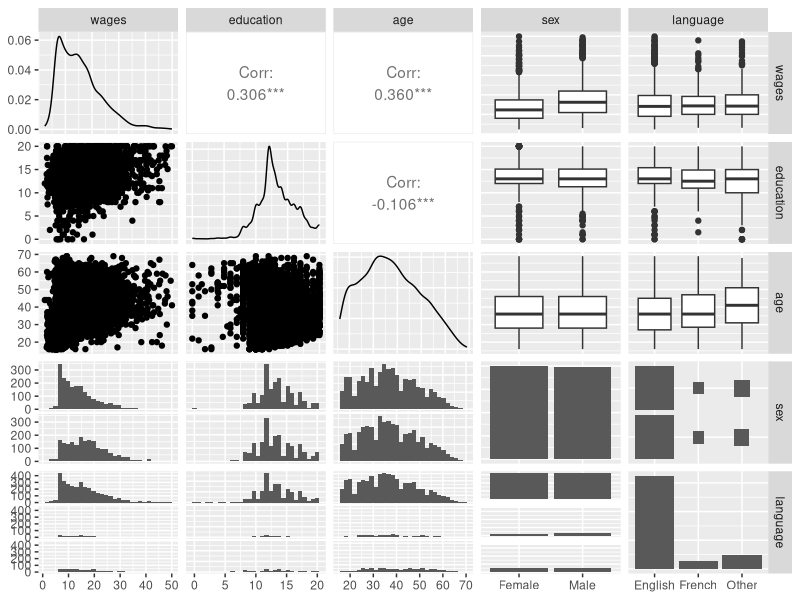

Reproduce this figure in R.
## ---- chunk 1
knitr::opts_chunk$set(echo = TRUE)
library(car, quietly = TRUE, warn.conflicts = FALSE)
library(GGally, quietly = TRUE, warn.conflicts = FALSE)
## ---- chunk 2
data(SLID, package = "car")
SLID <- SLID[complete.cases(SLID), ]
ds <- SLID

colnames(ds)
dim(ds)
summary(ds)

levels(ds$sex)
levels(ds$language)

ggpairs(ds)

lm <- lm(formula = wages ~ education+age+sex+language,data=SLID)
summary(lm)
